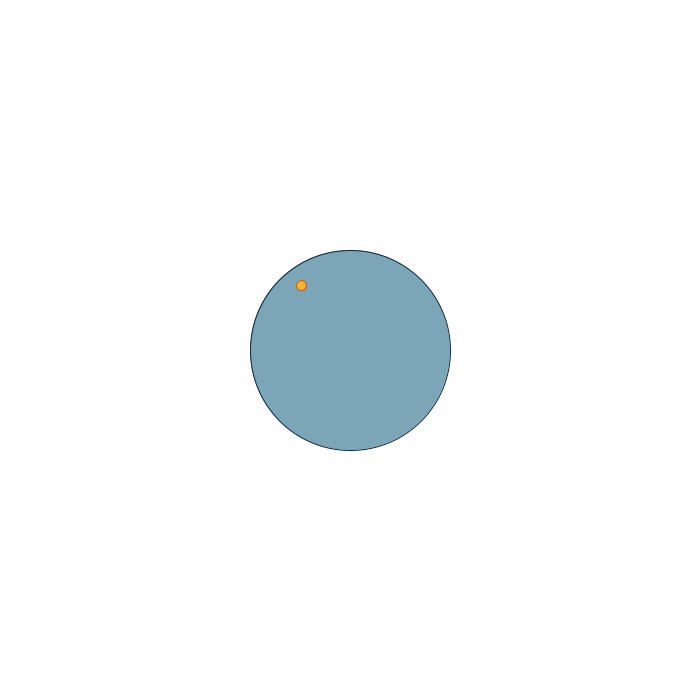
Frame 1 (no input)
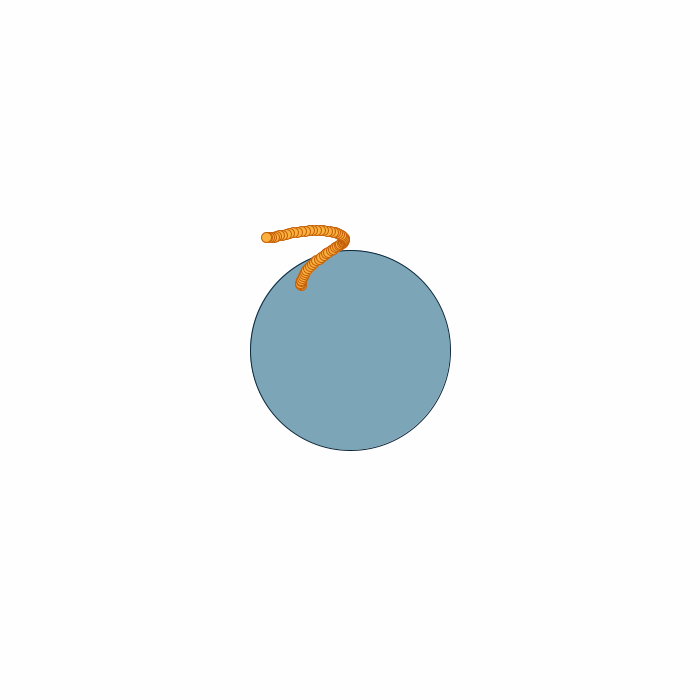
Frame 60 (the mouse pressed at the canvas centre just before this capture)
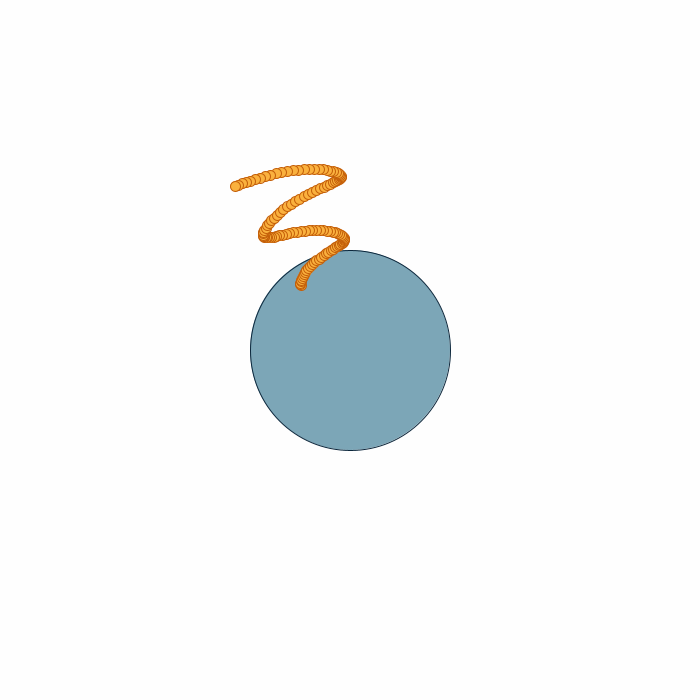
Frame 120 (the mouse held since frame 60 and released just before this capture)

The Processing sketch that drew these frames (run headless with seeded random() and noise(); from frame 60 on, the mouse is pressed at the canvas centre):

// Processing sketch: s023_haeckel_discomedusae
// ── s023_haeckel_discomedusae.pde
// inspired by
// https://en.wikipedia.org/wiki/Kunstformen_der_Natur#/media/File:Haeckel_Discomedusae_8.jpg

// store some colors in variables so we can
// reuse them later
int white       = #FEFEFE; 
int lightBlue   = #7CA6B7;
int darkBlue    = #0C273C;
int lightYellow = #FAB13E;
int darkYellow  = #C45F09;
int lightRed    = #A82801;
int darkRed     = #981519;

// these variables contain the current state (the drawing pen location)
float angle, x, y, distance;

void setup() {
  size(700, 700);
  background(white);

  // blue body
  stroke(darkBlue);
  fill(lightBlue);
  ellipse(width/2, height/2, 200, 200);

  reset();
}

void draw() {
  // make the angle oscillate (increase, decrease, increase...)
  angle = angle + 0.03 * sin(frameCount * 0.1);
  // increase the distance
  distance = distance + 1;
  // calculate the pen position based on distance and angle
  x = width / 2 + distance * cos(angle);
  y = height / 2 + distance * sin(angle);

  // if we went too far...
  if (distance > 200) {
    reset();
  }
  
  // draw an ellipse on the point we calculated above
  // using polar coordinates
  ellipse(x, y, 10, 10);
}
void reset() {
  // a random direction
  angle = radians(random(360));
  // we start at this distance, and increase it
  distance = 80;

  // randomly choose a color set (90% yellow probability, 10% red)
  if (random(100) < 90) {
    stroke(darkYellow);
    fill(lightYellow);
  } else {
    stroke(darkRed);
    fill(lightRed);
  }
}
void keyPressed() {
  if (key == 's') {
    save(System.currentTimeMillis() + ".jpg");
  }
}
